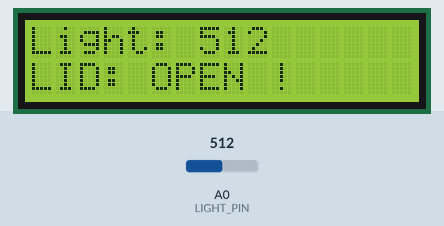
A sketch run on a simulated Arduino Uno, built with avr-gcc and run on an emulated ATmega328P. Parts: 16×2 character LCD. Inputs (shaded band) come from the test bench; at power-on: A0 (LIGHT_PIN) = 512.

Above: at 2.7 s.
2.8 s: A0 (LIGHT_PIN) set to 415
At 3.8 s:
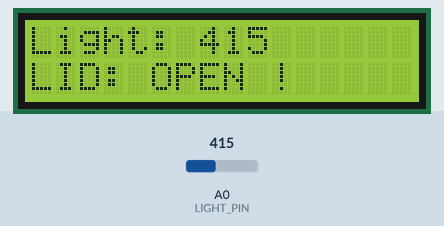
4.5 s: A0 (LIGHT_PIN) set to 391
At 5.2 s:
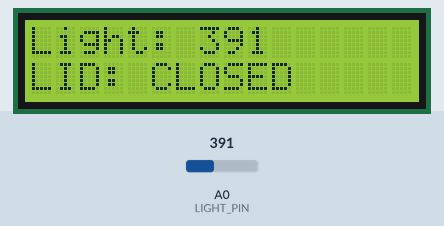
6.1 s: A0 (LIGHT_PIN) set to 410
At 7.7 s:
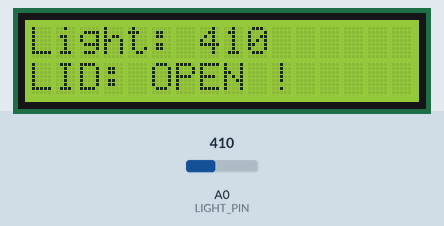
Timing chart, 0 to 9.2 s (numbered marks = the images above; inputs shaded):
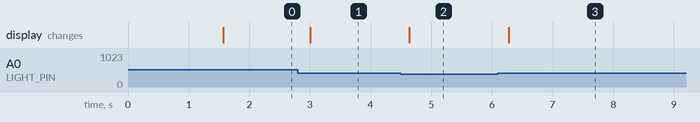

Measured:
- the behaviour switches between 400 and 399 on A0 (LIGHT_PIN) (found by bisection; images 1 and 2)
- after the input at 2.8 s, the display: changes after 0.20 s (image 1)
- after the input at 4.5 s, the display: changes after 0.14 s (image 2)
- after the input at 6.1 s, the display: changes after 0.17 s (image 3)

The sketch:

lcd_light_test.ino
```cpp
// WARDEN - LCD test: show the light level and the lid state on the screen
#include <LiquidCrystal.h>   // comes with the Arduino IDE, nothing to install

// LCD pins in this order: RS, E, D4, D5, D6, D7  (see docs/hardware.md)
LiquidCrystal lcd(4, 5, 6, 7, 8, A1);

const int LIGHT_PIN = A0;
const int LID_THRESHOLD = 400;   // below = dark = lid closed (we will tune it)

void setup() {
  lcd.begin(16, 2);              // the screen has 16 characters x 2 lines
  lcd.print("WARDEN v0.1");
  lcd.setCursor(0, 1);           // column 0, line 1 (the second line)
  lcd.print("Booting...");
  delay(1500);
  lcd.clear();
}

void loop() {
  int light = analogRead(LIGHT_PIN);

  lcd.setCursor(0, 0);
  lcd.print("Light: ");
  lcd.print(light);
  lcd.print("    ");             // spaces erase leftover digits (e.g. 1000 -> 999)

  lcd.setCursor(0, 1);
  if (light < LID_THRESHOLD) {
    lcd.print("LID: CLOSED     ");
  } else {
    lcd.print("LID: OPEN !     ");
  }
  delay(200);                    // refresh 5 times per second
}
```
